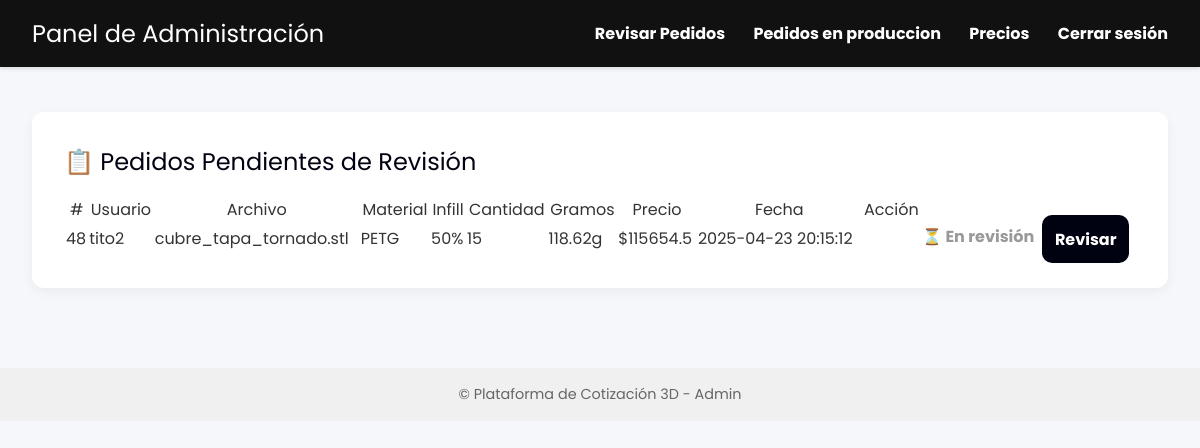
/admin/revisar_pedidos (signed in), run on the app's committed database.
### tables this page shows
CREATE TABLE pedidos (
            id INTEGER PRIMARY KEY AUTOINCREMENT,
            usuario TEXT,
            archivo TEXT,
            tecnologia TEXT,
            material TEXT,
            infill INTEGER,
            cantidad INTEGER,
            gramos REAL,
            minutos REAL,
            precio_unitario REAL,
            total REAL,
            fecha TEXT
        , estado TEXT DEFAULT 'pendiente', notificacion TEXT);

### app.py (the view)
@app.route("/admin/revisar_pedidos")
def admin_revisar_pedidos():
    if "admin" not in session:
        return redirect("/login_admin")
    conn = sqlite3.connect(DB)
    c = conn.cursor()
    c.execute("""
        SELECT p.id, p.usuario, p.archivo, p.tecnologia, p.material, p.infill, p.cantidad,
               p.gramos, p.precio_unitario, p.total, p.fecha
        FROM pedidos p
        INNER JOIN revisiones_admin r ON p.id = r.pedido_id
        WHERE r.estado = 'pendiente'
        ORDER BY p.fecha DESC
    """)
    pendientes = c.fetchall()
    conn.close()
    return render_template("admin_revisar_pedidos.html", pedidos=pendientes)

### templates/admin_revisar_pedidos.html (shortened to what this page needs)
{% extends "base_admin.html" %}
{% block contenido %}
<section class="formulario-box" style="max-width: 1400px; margin: auto;margin-top: 80px;">
    <h2>📋 Pedidos Pendientes de Revisión</h2>
    {% if pedidos %}
        <table>
            <thead>
                <tr>
                    <th>#</th>
                    <th>Usuario</th>
                    <th>Archivo</th>
                    <th>Material</th>
                    <th>Infill</th>
                    <th>Cantidad</th>
                    <th>Gramos</th>
                    <th>Precio</th>
                    <th>Fecha</th>
                    <th>Acción</th>
                </tr>
            </thead>
            <tbody>
                {% for p in pedidos %}
                    <tr>
                        <td>{{ p[0] }}</td>
                        <td>{{ p[1] }}</td>
                        <td>{{ p[2] }}</td>
                        <td>{{ p[4] }}</td>
                        <td>{{ p[5] }}%</td>
                        <td>{{ p[6] }}</td>
                        <td>{{ p[7] }}g</td>
                        <td>${{ p[9] }}</td>
                        <td>{{ p[10] }}</td>
                        <td>{{ p[11] }}</td>
                        <td>
                            {% if p[12] == 'aprobado' %}
                                <span class="estado aprobado">✅ Aprobado</span>
                            {% elif p[12] == 'rechazado' %}
                                <span class="estado rechazado">❌ Rechazado</span>
                            {% elif p[12] == 'pagado' %}
                                <span class="estado pagado">💰 Pagado</span>
                            {% else %}
                                <span class="estado pendiente">⏳ En revisión</span>
                            {% endif %}
                        </td>
                        <td>
                            <a class="btn-principal" href="/admin/revision/{{ p[0] }}">Revisar</a>
                        </td>
                    </tr>
                {% endfor %}
            </tbody>
        </table>
    {% else %}
        <p>No hay pedidos pendientes de revisión.</p>
    {% endif %}
</section>
{% endblock %}

### static/style.css (style rules this page uses)
* { justify-items: stretch; margin: 0; padding: 0; box-sizing: border-box; font-family: 'Poppins', sans-serif; font-weight: 400; font-style: normal; text-decoration: none; }
body { background: #f5f7fb; color: #333; }
.formulario-box { background: white; padding: 2rem; border-radius: 12px; flex: 1 1 60%; min-width: 300px; box-shadow: 0 4px 12px rgba(0,0,0,0.05); }
h2, h3 { margin-bottom: 1rem; color: #000111; }
.btn-principal { background-color: #000111; color: white; padding: 0.8rem; border: none; border-radius: 10px; font-weight: bold; cursor: pointer; transition: background-color 0.3s; margin-top: 1rem; width: 100%; }
.estado { font-weight: bold; display: inline-block; margin-bottom: 0.3rem; }
.estado.pendiente { color: #999; }

### data on the page
pedidos: id "48", usuario "tito2", archivo "cubre_tapa_tornado.stl", material "PETG", infill "50", cantidad "15", gramos "118.62", total "115654.5", fecha "2025-04-23 20:15:12"
